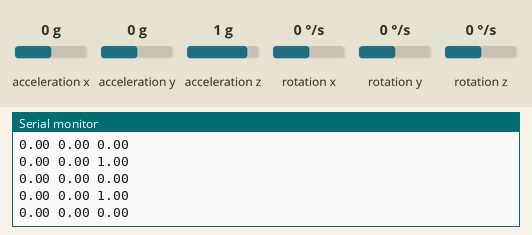
Recording of a sketch running on a simulated Arduino Uno, built with avr-gcc and run on an emulated ATmega328P. On the bench: the last lines printed to the serial monitor. Wiring (inferred from the names in the program): MPU-6050 motion sensor at I2C address 0x68. Inputs (shaded band) come from the test bench; at power-on: rotation x 0 °/s, rotation y 0 °/s, acceleration x 0 g, acceleration y 0 g, acceleration z 1 g, rotation z 0 °/s.

Above: at 1.2 s.
1.3 s: rotation x set to -192 °/s
At 1.44 s:
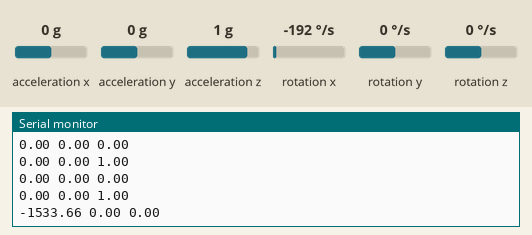
4.3 s: rotation y set to -192 °/s
At 4.35 s:
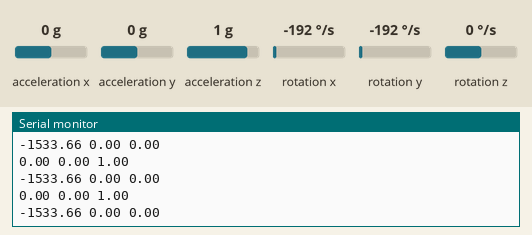
7.3 s: acceleration x set to -1.4 g
At 7.38 s:
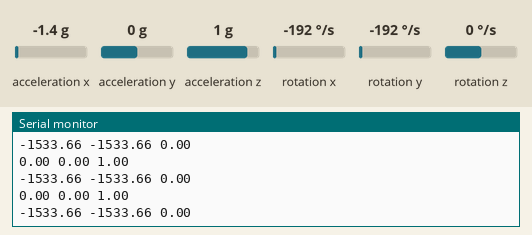
8.8 s: acceleration y set to -1.4 g
At 8.84 s:
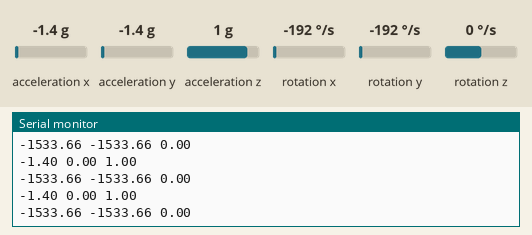
10.3 s: acceleration z set to -1.4 g
At 10.3 s:
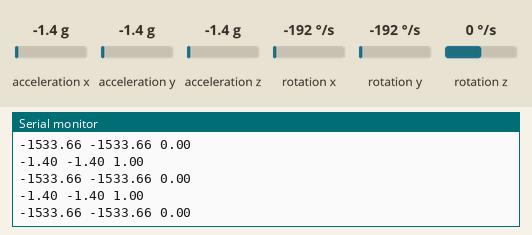
Timing chart, 0 to 12.8 s (numbered marks = the images above; inputs shaded):
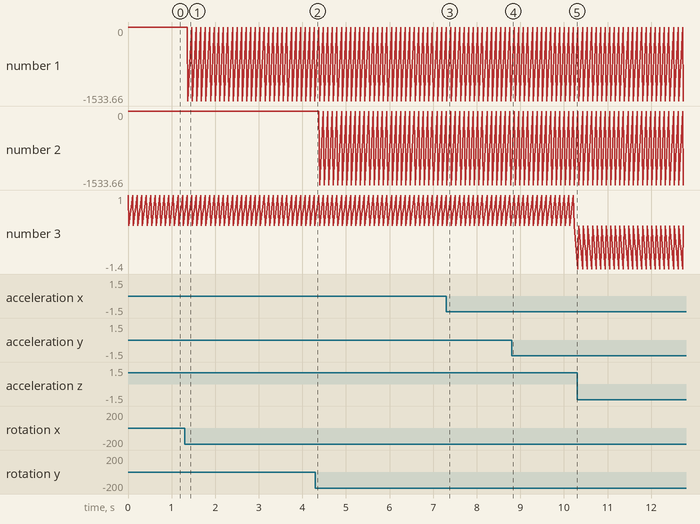

Measured:
- after the input at 1.3 s, the serial monitor: prints a new line after 0.07 s (image 1)
- plotted number 1: 0 → -1533.66 after the input at 1.3 s

The sketch:

FunBots_Acelerometro_1.0.ino
```cpp
/*
      Programa para Leitura do sensor de Aceleração e Giroscópio MPU-6050
      Leitura feita via baramento I2C, impressão na Serial para ser vizualizada com o Serial Plotter do Arduino IDE

      Componentes:
        - Arduino (Qualquer placa);
        - Sensor MPU-6050 (Placa GY-521)

      Versão 1.0 - Versão inicial com leitura do sensor e impressão na serial - 07/Jan/2021

 *    * Criado por Cleber Borges - FunBots - @cleber.funbots  *     *

      Instagram: https://www.instagram.com/cleber.funbots/
      Facebook: https://www.facebook.com/cleber.funbots
      YouTube: https://www.youtube.com/channel/UCKs2l5weIqgJQxiLj0A6Atw
      Telegram: https://t.me/cleberfunbots

*/

// Inclusão das Bibliotecas
#include<Wire.h>

// Endereco I2C do sensor MPU-6050
const int MPU = 0x68;

// Variaveis para armazenar valores do sensor
float AccX, AccY, AccZ, Temp, GyrX, GyrY, GyrZ;

void setup()
{
  // Inicializa Serial
  Serial.begin(9600);

  // Inicializa o MPU-6050
  Wire.begin();
  Wire.beginTransmission(MPU);
  Wire.write(0x6B);
  Wire.write(0);
  Wire.endTransmission(true);

  // Configura Giroscópio para fundo de escala desejado
  /*
    Wire.write(0b00000000); // fundo de escala em +/-250°/s
    Wire.write(0b00001000); // fundo de escala em +/-500°/s
    Wire.write(0b00010000); // fundo de escala em +/-1000°/s
    Wire.write(0b00011000); // fundo de escala em +/-2000°/s
  */
  Wire.beginTransmission(MPU);
  Wire.write(0x1B);
  Wire.write(0x00011000);  // Trocar esse comando para fundo de escala desejado conforme acima
  Wire.endTransmission();

  // Configura Acelerometro para fundo de escala desejado
  /*
      Wire.write(0b00000000); // fundo de escala em +/-2g
      Wire.write(0b00001000); // fundo de escala em +/-4g
      Wire.write(0b00010000); // fundo de escala em +/-8g
      Wire.write(0b00011000); // fundo de escala em +/-16g
  */
  Wire.beginTransmission(MPU);
  Wire.write(0x1C);
  Wire.write(0b00011000);  // Trocar esse comando para fundo de escala desejado conforme acima
  Wire.endTransmission();
}

void loop()
{
  // Comandos para iniciar transmissão de dados
  Wire.beginTransmission(MPU);
  Wire.write(0x3B);
  Wire.endTransmission(false);
  Wire.requestFrom(MPU, 14, true); // Solicita os dados ao sensor

  // Armazena o valor dos sensores nas variaveis correspondentes
  AccX = Wire.read() << 8 | Wire.read(); //0x3B (ACCEL_XOUT_H) & 0x3C (ACCEL_XOUT_L)
  AccY = Wire.read() << 8 | Wire.read(); //0x3D (ACCEL_YOUT_H) & 0x3E (ACCEL_YOUT_L)
  AccZ = Wire.read() << 8 | Wire.read(); //0x3F (ACCEL_ZOUT_H) & 0x40 (ACCEL_ZOUT_L)
  Temp = Wire.read() << 8 | Wire.read(); //0x41 (TEMP_OUT_H) & 0x42 (TEMP_OUT_L)
  GyrX = Wire.read() << 8 | Wire.read(); //0x43 (GYRO_XOUT_H) & 0x44 (GYRO_XOUT_L)
  GyrY = Wire.read() << 8 | Wire.read(); //0x45 (GYRO_YOUT_H) & 0x46 (GYRO_YOUT_L)
  GyrZ = Wire.read() << 8 | Wire.read(); //0x47 (GYRO_ZOUT_H) & 0x48 (GYRO_ZOUT_L)

  // Imprime na Serial os valores obtidos
  /* Alterar divisão conforme fundo de escala escolhido:
      Acelerômetro
      +/-2g = 16384
      +/-4g = 8192
      +/-8g = 4096
      +/-16g = 2048

      Giroscópio
      +/-250°/s = 131
      +/-500°/s = 65.6
      +/-1000°/s = 32.8
      +/-2000°/s = 16.4
  */

  Serial.print(AccX / 2048);
  Serial.print(" ");
  Serial.print(AccY / 2048);
  Serial.print(" ");
  Serial.println(AccZ / 2048);

  Serial.print(GyrX / 16.4);
  Serial.print(" ");
  Serial.print(GyrY / 16.4);
  Serial.print(" ");
  Serial.println(GyrZ / 16.4);

  // Atraso de 100ms
  delay(100);
}
```
